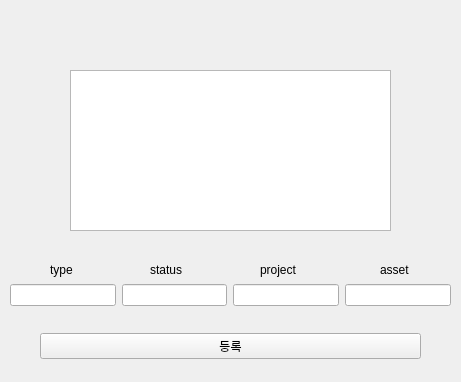
<?xml version="1.0" encoding="UTF-8"?>
<ui version="4.0">
 <class>MainWindow</class>
 <widget class="QMainWindow" name="MainWindow">
  <property name="geometry">
   <rect>
    <x>0</x>
    <y>0</y>
    <width>461</width>
    <height>382</height>
   </rect>
  </property>
  <property name="windowTitle">
   <string>MainWindow</string>
  </property>
  <widget class="QWidget" name="centralwidget">
   <widget class="QLabel" name="label">
    <property name="geometry">
     <rect>
      <x>50</x>
      <y>260</y>
      <width>63</width>
      <height>20</height>
     </rect>
    </property>
    <property name="text">
     <string>type</string>
    </property>
   </widget>
   <widget class="QLabel" name="label_2">
    <property name="geometry">
     <rect>
      <x>150</x>
      <y>260</y>
      <width>61</width>
      <height>20</height>
     </rect>
    </property>
    <property name="text">
     <string>status</string>
    </property>
   </widget>
   <widget class="QLabel" name="label_3">
    <property name="geometry">
     <rect>
      <x>260</x>
      <y>260</y>
      <width>81</width>
      <height>20</height>
     </rect>
    </property>
    <property name="text">
     <string>project</string>
    </property>
   </widget>
   <widget class="QLabel" name="label_4">
    <property name="geometry">
     <rect>
      <x>380</x>
      <y>260</y>
      <width>81</width>
      <height>20</height>
     </rect>
    </property>
    <property name="text">
     <string>asset</string>
    </property>
   </widget>
   <widget class="QWidget" name="layoutWidget">
    <property name="geometry">
     <rect>
      <x>10</x>
      <y>280</y>
      <width>441</width>
      <height>30</height>
     </rect>
    </property>
    <layout class="QHBoxLayout" name="horizontalLayout">
     <item>
      <widget class="QLineEdit" name="projectEdit"/>
     </item>
     <item>
      <widget class="QLineEdit" name="assetEdit"/>
     </item>
     <item>
      <widget class="QLineEdit" name="assetTypeEdit"/>
     </item>
     <item>
      <widget class="QLineEdit" name="newNameEdit"/>
     </item>
    </layout>
   </widget>
   <widget class="QWidget" name="layoutWidget">
    <property name="geometry">
     <rect>
      <x>40</x>
      <y>330</y>
      <width>381</width>
      <height>33</height>
     </rect>
    </property>
    <layout class="QHBoxLayout" name="horizontalLayout_2">
     <item>
      <widget class="QPushButton" name="addButton">
       <property name="text">
        <string>등록</string>
       </property>
      </widget>
     </item>
    </layout>
   </widget>
   <widget class="QPlainTextEdit" name="plainTextEdit">
    <property name="geometry">
     <rect>
      <x>70</x>
      <y>70</y>
      <width>321</width>
      <height>161</height>
     </rect>
    </property>
   </widget>
  </widget>
 </widget>
 <resources/>
 <connections/>
</ui>
